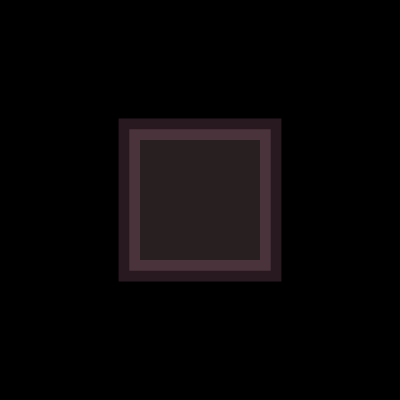
Frame 1 (no input)
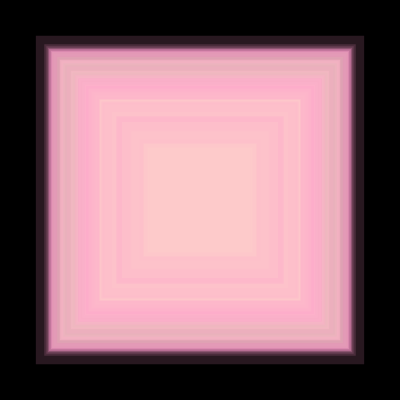
Frame 60 (no input)
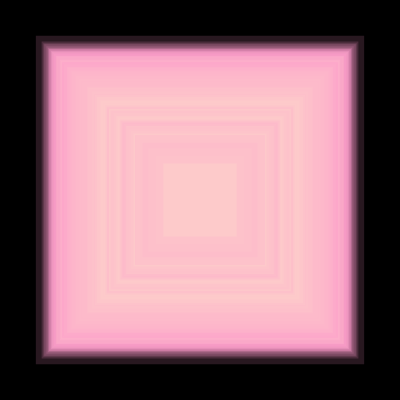
Frame 120 (the mouse pressed at the canvas centre since frame 60)

The p5.js sketch that drew these frames (run headless with seeded random() and noise() and a simulated clock; from frame 60 on, the mouse is pressed at the canvas centre):

// p5.js sketch
// ── sketch.js
let squareSize;
let lineWidth ;

function setup() {
  createCanvas(400, 400);
  background(0);
}

function draw() {
   lineWidth=random(0,30)
squareSize=random(100,300);
  
  
  rectMode(CENTER);
  strokeWeight(lineWidth);
  stroke(255, 150, 200,40);
  fill(255, 200, 200,40);
  square(200,200,squareSize);
}
